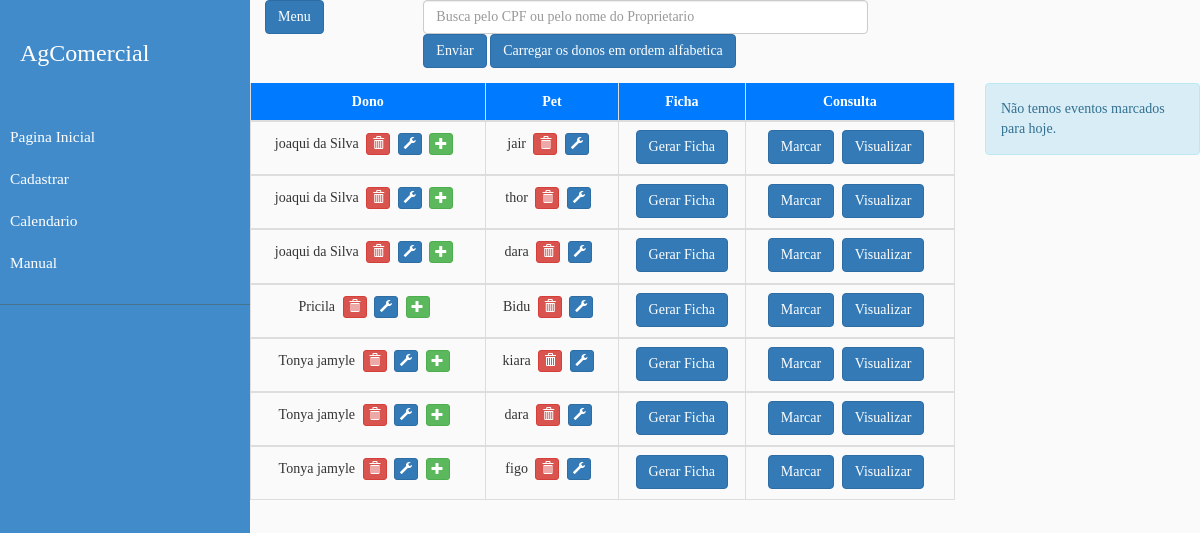
/index.php (signed in), run on the app's committed database.
### tables this page shows
CREATE TABLE IF NOT EXISTS `pets` (
  `id_pet` int(11) unsigned NOT NULL AUTO_INCREMENT,
  `nome_pet` varchar(30) NOT NULL,
  `raca` varchar(50) DEFAULT NULL,
  `especie` varchar(30) NOT NULL,
  `sexo` varchar(5) NOT NULL,
  `idade` int(3) NOT NULL,
  `peso` float NOT NULL,
  `info_add` longtext NOT NULL,
  `id_propri` int(11) unsigned NOT NULL,
  PRIMARY KEY (`id_pet`),
  KEY `id_propri` (`id_propri`),
  CONSTRAINT `FK_pets_proprietario` FOREIGN KEY (`id_propri`) REFERENCES `proprietario` (`id_propri`)
);

CREATE TABLE IF NOT EXISTS `proprietario` (
  `id_propri` int(11) unsigned NOT NULL AUTO_INCREMENT,
  `cpf` varchar(11) NOT NULL DEFAULT '0',
  `nome_propri` varchar(30) NOT NULL DEFAULT '0',
  `pais` varchar(30) NOT NULL DEFAULT '0',
  `estado` varchar(30) NOT NULL DEFAULT '0',
  `cidade` varchar(30) NOT NULL DEFAULT '0',
  `bairro` varchar(30) NOT NULL DEFAULT '0',
  `rua` varchar(30) NOT NULL DEFAULT '0',
  `numero` varchar(50) NOT NULL DEFAULT '0',
  `telefone` varchar(50) NOT NULL DEFAULT '0',
  PRIMARY KEY (`id_propri`)
);

### php/classes/Banco.class.php (called while the page is built, shortened)
<?php
	class Banco{
		public function __construct(){
			$this->pdo = new PDO("mysql:dbname=u270517400_ag;host=127.0.0.1","root","");
		}
	}

### php/classes/proprietario.class.php (the view, shortened to what this page needs)
<?php
	include_once 'Banco.class.php';
	class proprietario extends Banco{
	public function strTodosOsProprietariosEmOrdemAlfabetica()
	{
		$sql = "SELECT id_propri,nome_propri,cpf FROM proprietario ORDER BY nome_propri";
		$sql = $this->pdo->query($sql);
		if ($sql->rowCount() > 0) {
			$proprietario = $sql->fetchAll();
			if (!empty($proprietario)) {
				$strCabe =
							'<table id="mytable" class= "table p-3 mb-2 border border-primary table-bordered">'.
								'<thead class="text-center table-stripe bg-primary text-white">'.
										'<th class="text-center">Dono</th>'.
										'<th class="text-center">Pet</th>'.
										'<th class="text-center">Ficha</th>'.
										'<th class="text-center">Consulta</th>'.
								'</thead>';
				echo $strCabe;
				foreach ($proprietario as $key => $prop) {
					$sql = "SELECT nome_pet,id_pet FROM pets WHERE id_propri = :id_propri ";
					$sql = $this->pdo->prepare($sql);
					$sql->bindValue(':id_propri',$prop['id_propri']);
					$sql->execute();
					if ($sql->rowCount() > 0) {
					$pets = $sql->fetchAll();
						if (!empty($pets)) {
								foreach ($pets as $item => $pet) {
									$strCorpo =
													'<tbody class = "text-center">'.
											        	'<tr>'.
															'<td>'.
																'<div class="form-check form-check-inline">'.
																	$prop['nome_propri'].
																'</div>'.
																'<div class="form-check form-check-inline">'.
																	'<form method= "POST" action="php/deletarProprietario.php" >'.
																		'<input name= "cpf" type="hidden" class= "none" value="'.$prop['cpf'].'" readonly>'.
																		'<p data-placement="top" data-toggle="tooltip" title="Apagar o Dono OBS: Todos os seus pets tambem serão apagados permanentemente"><button class="btn btn-danger btn-xs" data-title="Delete" type="submit"><span class="glyphicon glyphicon-trash"></span></button></p>'.
																	'</form>'.
																'</div>'.
																'<div class="form-check form-check-inline">'.
																	'<form method= "POST" action="atualizarDono.php" >'.
																		'<input name= "cpf" type="hidden" class= "none" value="'.$prop['cpf'].'" readonly>'.
																		'<p data-placement="top" data-toggle="tooltip" title="Atualizar o Dono"><button class="btn btn-primary btn-xs" data-title="Update" type="submit"><span class="glyphicon glyphicon-wrench"></span></button></p>'.
																	'</form>'.
																'</div>'.
																'<div class="form-check form-check-inline">'.
																	'<form method= "POST" action="cadastrarPet.php" >'.
																		'<input name= "cpf" type="hidden" class= "none" value="'.$prop['cpf'].'" readonly>'.
																		'<p data-placement="top" data-toggle="tooltip" title="Cadastrar um novo pet no nome desse dono"><button class="btn btn-success btn-xs" data-title="Update" type="submit"><span class="glyphicon glyphicon-plus"></span></button></p>'.
																	'</form>'.
																'</div>'.
															'</td>'.
															'<td>'.
																'<div class="form-check form-check-inline">'.
																	$pet['nome_pet'].
																'</div>'.
																'<div class="form-check form-check-inline">'.
																	'<form method= "POST" action="php/deletarPet.php" >'.
																		'<input name= "idPet" type="hidden" class= "none" value="'.$pet['id_pet'].'" readonly>'.
																		'<p data-placement="top" data-toggle="tooltip" title="Apagar este pet"><button class="btn btn-danger btn-xs" data-title="Delete" type="submit"><span class="glyphicon glyphicon-trash"></span></button></p>'.
																	'</form>'.
																'</div>'.
																'<div class="form-check form-check-inline">'.
																	'<form method= "POST" action="atualizarPet.php" >'.
																		'<input name= "id" type="hidden" class= "none" value="'.$pet['id_pet'].'" readonly>'.
																		'<p data-placement="top" data-toggle="tooltip" title="Atualizar o Pet"><button class="btn btn-primary btn-xs" data-title="Update" type="submit"><span class="glyphicon glyphicon-wrench"></span></button></p>'.
																	'</form>'.
																'</div>'.
															'</td>'.
															'<td>'.
																'<form target="_blank" method= "POST" action= "ficha.php" >'.
																	'<input name= "cpf" type="hidden" class= "none" value="'.$prop['cpf'].'" readonly>'.
																	'<input name="idPet" type= "hidden" class= "none" value="'.$pet['id_pet'].'" readonly>'.
																	'<button type="submit" class="btn btn-primary">Gerar Ficha</button>'.
																'</form>'.
															'</td>'.
															'<td>'.
																'<div class="form-check form-check-inline">'.
																	'<form method= "POST" action= "consulta.php" >'.
																		'<input name= "cpf" type="hidden" class= "none" value="'.$prop['cpf'].'" readonly>'.
																		'<input name="idPet" type= "hidden" class= "none" value="'.$pet['id_pet'].'" readonly>'.
																		'<button type="submit" class="btn btn-primary">Marcar</button>'.
																	'</form>'.
																'</div>'.
																'<div class="form-check form-check-inline">'.
																	'<form method= "POST" action ="php/verifEventos.php" '.
																		'<input name= "cpf" type="hidden" class= "none" value="'.$prop['cpf'].'" readonly>'.
																		'<input name="idPet" type= "hidden" class= "none" value="'.$pet['id_pet'].'" readonly>'.
																		'<button type="submit" class="btn btn-primary">Visualizar</button>'.
																	'</form>'.
																'</div>'.
															'</td>'.
														'</tr>'.
											        '</tbody>';
									echo $strCorpo;
								}
						}
					}
				}
				$strRodape = '</table>';
				echo $strRodape;
			}
		}else{
		}
	}
}

### index.php (shortened to what this page needs)
<!DOCTYPE html>
<html>
<head lang="pt-br">
<link rel="stylesheet" href="https://maxcdn.bootstrapcdn.com/bootstrap/4.1.3/css/bootstrap.min.css">
<link href="//netdna.bootstrapcdn.com/bootstrap/3.0.3/css/bootstrap.min.css" rel="stylesheet" id="bootstrap-css">
<link rel="stylesheet" type="text/css" href="css/menu.css">
<link rel="stylesheet" type="text/css" href="css/style.css">
</head>
<body>
	<?php
	  include 'php/classes/proprietario.class.php';
	  include 'php/classes/evento.class.php';
	?>
	<div class="wrapper">
	    <nav id="sidebar">
	        <div class="sidebar-header">
	            <h3>AgComercial</h3>
	        </div>
	        <ul class="list-unstyled components">
	            <li class="active">
	            <li>
	                <a href="index.php">Pagina Inicial</a>
	            </li>
	            <li>
	                <a href="cadastrar.php">Cadastrar</a>
	            </li>
	            <li>
	                <a href="calendario.php">Calendario</a>
	            </li>
	            <li >
	                <a href="manual.html" target="_blank">Manual</a>
	            </li>
	        </ul>
	    </nav>
	    <div id="content">
		    <div class="container-fluid ">
		       	<div class="row d-flex justify-content-between">
			        <div class="col-sm">
			        	<button type="button" id="sidebarCollapse" class="btn btn-primary">
				            <span>Menu</span>
				        </button>
			        </div>
			        <div class="col-sm-6">
						<form class="form-group" method="POST">
							<input name="cpf" type="text" class="form-control" placeholder="Busca pelo CPF ou pelo nome do Proprietario">
							<span>
							   	<button class="btn btn-primary fa fa-search" type="submit">Enviar</button>
							</span>
							<span class="">
							   	<form class="form-group" method="POST">
							   		<button class="btn btn-primary fa fa-search" type="submit">Carregar os donos em ordem alfabetica</button>
							   	</form>
						    </span>
					    </form>
					</div>
					<div class="col-sm-4">
					</div>
				</div>
		    </div>
		    <div class="row d-flex justify-content-center">
				<div class="col-sm-9">
					<?php
						$proprietario = new Proprietario();
					    if(empty($_POST['cpf']) && !empty($_POST['todos'])){
						   	$proprietario->strTodosOsProprietariosEmOrdemAlfabetica();
						}
					?>
			</div>
			<div class="col-sm-3">
				<?php
					$eventos = new Eventos();
					$dados = $eventos->eventosDoDia();
					$eventos->strExibirEventosDoDia($dados);
				 ?>
			</div>
		</div>
	</div>
</body>
</html>

### php/classes/evento.class.php (shortened to what this page needs)
<?php
	include_once 'Banco.class.php';
	class Eventos extends Banco{
		public function strExibirEventosDoDia($value)
		{
			$pet = new Pet();
			$prop = new proprietario();
			$data = new dataHora();
			if(!empty($value)){
				foreach ($value as $dados) {
					$pet->setNomeIDPet($dados['id_pet']);
					$pet->setIDProprietarioPeloIdPet($dados['id_pet']);
					$prop->setNomePeloId($pet->getIdProp());
					$prop->setTelPeloId($pet->getIdProp());
					$str = '<ul class="list-group text-center">
								<li class="list-group-item">Data: '.
									$data->foramatoData($dados['start_date']).'
								</li>
							  	<li class="list-group-item">Pet: '.$pet->getNome().' / Dono: '.
							  		$prop->getNome().'
							  	</li>
							  	<li class="list-group-item">'.$dados['title'].'</li>
							  	<li class="list-group-item">Hora de Inicio:'.$dados['start_hora'].'</li>
							  	<li class="list-group-item">Hora Termino: '.$dados['fim_hora'].'</li>
							  	<li class="list-group-item">Telefone: '.$prop->getTel().'</li>
							  	<li class="list-group-item">Status: '.
							  		$this->strReturnStatus($dados['status']).'
							  	</li>
							  	<li class="list-group-item">Informações do evento: '.
							  		$dados['info_add'].'
							  	</li>
							  	<li class="list-group-item">'.
							  		'<form method="POST" action="php/desmarcarEvento.php">'.
							  			'<input type="hidden" name="idConsulta" value="'.$dados['id_evento'].'">'.
							  			$this->strButtonEventoVeriIf($dados['status']).
							  		'</form>'.
							  	'</li>
							</ul>';
					echo $str;
				}
			}else{
				echo  '<div class="alert alert-info">
						  Não temos eventos marcados para hoje</a>.
					  </div>';
			}
		}
	}
?>

### css/menu.css (style rules this page uses)
#content { width: 100%; min-height: 100vh; transition: all 0.3s; }
.wrapper { display: flex; width: 100%; align-items: stretch; }
.wrapper { display: flex; align-items: stretch; }
#sidebar { min-width: 250px; max-width: 250px; }
#sidebar { min-width: 250px; max-width: 250px; min-height: 100vh; }
body { font-family: 'Poppins', sans-serif; background: #fafafa; }
p { font-family: 'Poppins', sans-serif; font-size: 1.1em; font-weight: 300; line-height: 1.7em; color: #999; }
a, a:hover, a:focus { color: inherit; text-decoration: none; transition: all 0.3s; }
#sidebar { background: #428bca; color: #fff; transition: all 0.3s; }
#sidebar .sidebar-header { padding: 20px; background: #428bca; }
#sidebar ul.components { padding: 20px 0; border-bottom: 1px solid #47748b; }
#sidebar ul li a { padding: 10px; font-size: 1.1em; display: block; }

### css/style.css (style rules this page uses)
body { font-family: arial verdana; overflow-x: hidden; }
h1,h2,h3,h4,h5,h6 { font-family: arial verdana; }

### data on the page
pets: id_propri.nome_propri "joaqui da Silva", nome_pet "jair"
pets: id_propri.nome_propri "joaqui da Silva", nome_pet "thor"
pets: id_propri.nome_propri "joaqui da Silva", nome_pet "dara"
pets: id_propri.nome_propri "Pricila", nome_pet "Bidu"
pets: id_propri.nome_propri "Tonya jamyle", nome_pet "kiara"
pets: id_propri.nome_propri "Tonya jamyle", nome_pet "dara"
pets: id_propri.nome_propri "Tonya jamyle", nome_pet "figo"
